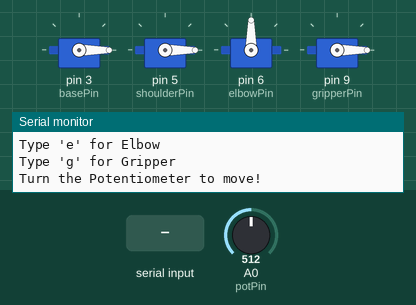
This sketch was run on a simulated Arduino Uno, built with avr-gcc and run on an emulated ATmega328P. Shown: 4 × servo, the last lines printed to the serial monitor. The test bench sets the inputs (shaded band); at power-on: A0 (potPin) = 512.

Above: at 1.2 s.
1.3 s: "b" received over Serial
At 2.0 s:
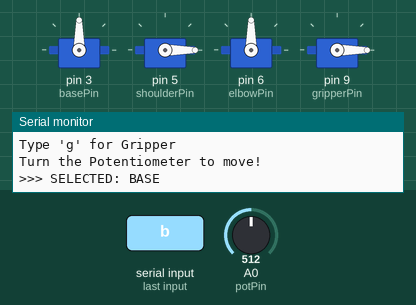
2.8 s: A0 (potPin) set to 716
At 3.1 s:
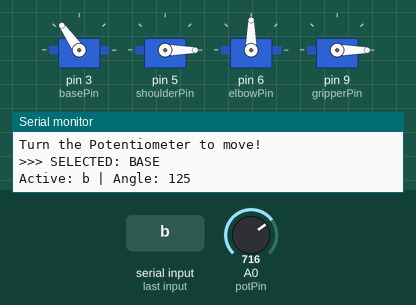
4.3 s: "s" received over Serial
At 5.5 s:
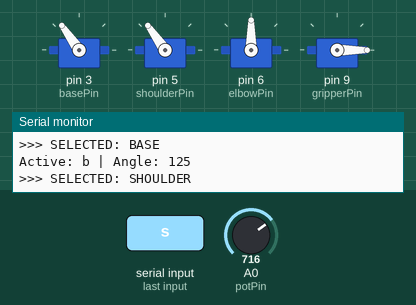
5.8 s: A0 (potPin) set to 900
At 6.6 s:
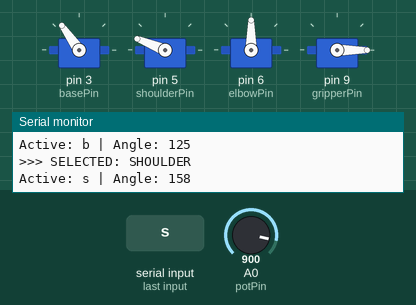
7.3 s: "e" received over Serial
At 7.7 s:
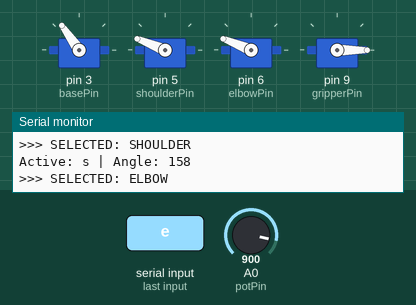
8.8 s: "g" received over Serial
At 10.1 s:
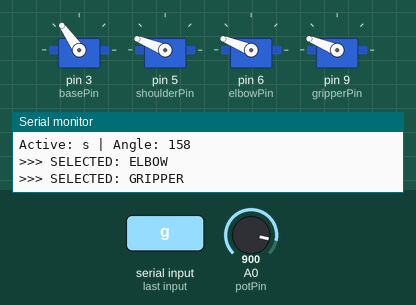
Timing chart, 0 to 11.3 s (numbered marks = the images above; inputs shaded):
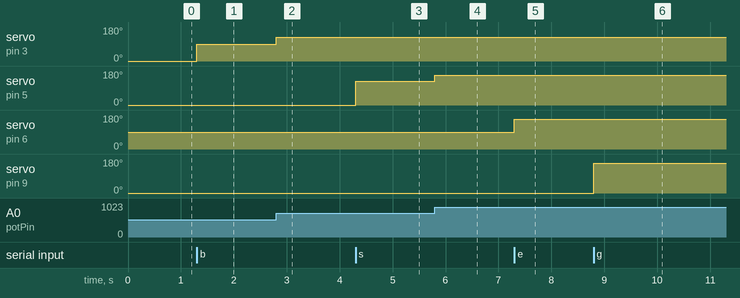

The sketch:

CalibrationwithPot.ino
```cpp
/*
 * Robotic Arm - Precision Calibrator Tool
 * * HOW TO USE:
 * 1. Connect Potentiometer to Pin A0.
 * 2. Upload Code & Open Serial Monitor.
 * 3. Type a character to select a servo:
 * 'b' = Base      (Pin 3)
 * 's' = Shoulder  (Pin 5)
 * 'e' = Elbow     (Pin 6)
 * 'g' = Gripper   (Pin 9)
 * 4. Turn the Pot to move that servo.
 * 5. Note down the angle shown on screen!
 * Author H Mohammed Yusuf
 */

#include <Servo.h>

Servo base;
Servo shoulder;
Servo elbow;
Servo gripper;

// Pins
const int basePin = 3;
const int shoulderPin = 5;
const int elbowPin = 6;
const int gripperPin = 9;
const int potPin = A0;

// Variables
char activeServo = 'n'; // 'n' for None initially
int currentAngle = 90;

void setup() {
  Serial.begin(9600);

  base.attach(basePin);
  shoulder.attach(shoulderPin);
  elbow.attach(elbowPin);
  gripper.attach(gripperPin);

  // Set all to Home initially to avoid crash
  base.write(0);
  shoulder.write(0);
  elbow.write(90);
  gripper.write(0);

  Serial.println("=== SERVO CALIBRATOR READY ===");
  Serial.println("Type 'b' for Base");
  Serial.println("Type 's' for Shoulder");
  Serial.println("Type 'e' for Elbow");
  Serial.println("Type 'g' for Gripper");
  Serial.println("Turn the Potentiometer to move!");
}

void loop() {
  // 1. Check for User Input (Servo Selection)
  if (Serial.available() > 0) {
    char input = Serial.read();
    // Only accept valid keys
    if (input == 'b' || input == 's' || input == 'e' || input == 'g') {
      activeServo = input;
      Serial.print(">>> SELECTED: ");
      if (activeServo == 'b') Serial.println("BASE");
      if (activeServo == 's') Serial.println("SHOULDER");
      if (activeServo == 'e') Serial.println("ELBOW");
      if (activeServo == 'g') Serial.println("GRIPPER");
    }
  }

  // 2. Read Potentiometer
  int potValue = analogRead(potPin);
  int angle = map(potValue, 0, 1023, 0, 180);

  // 3. Move the Selected Servo
  switch (activeServo) {
    case 'b':
      base.write(angle);
      break;
    case 's':
      shoulder.write(angle);
      break;
    case 'e':
      elbow.write(angle);
      break;
    case 'g':
      gripper.write(angle);
      break;
    default:
      break;
  }

  // 4. Print Data (Only if changed to avoid spam)
  if (abs(angle - currentAngle) > 1) {
    Serial.print("Active: ");
    Serial.print(activeServo);
    Serial.print(" | Angle: ");
    Serial.println(angle);
    currentAngle = angle;
    delay(50); // Small delay for stability
  }
}
```

Measured:
- after the input at 1.3 s, servo on pin 3 (basePin): 0° → 90° at once
- after the input at 2.8 s, servo on pin 3 (basePin): 90° → 125° at once
- after the input at 4.3 s, servo on pin 5 (shoulderPin): 0° → 125° at once
- after the input at 5.8 s, servo on pin 5 (shoulderPin): 125° → 158° at once
- after the input at 7.3 s, servo on pin 6 (elbowPin): 90° → 158° at once
- after the input at 8.8 s, servo on pin 9 (gripperPin): 0° → 158° at once
